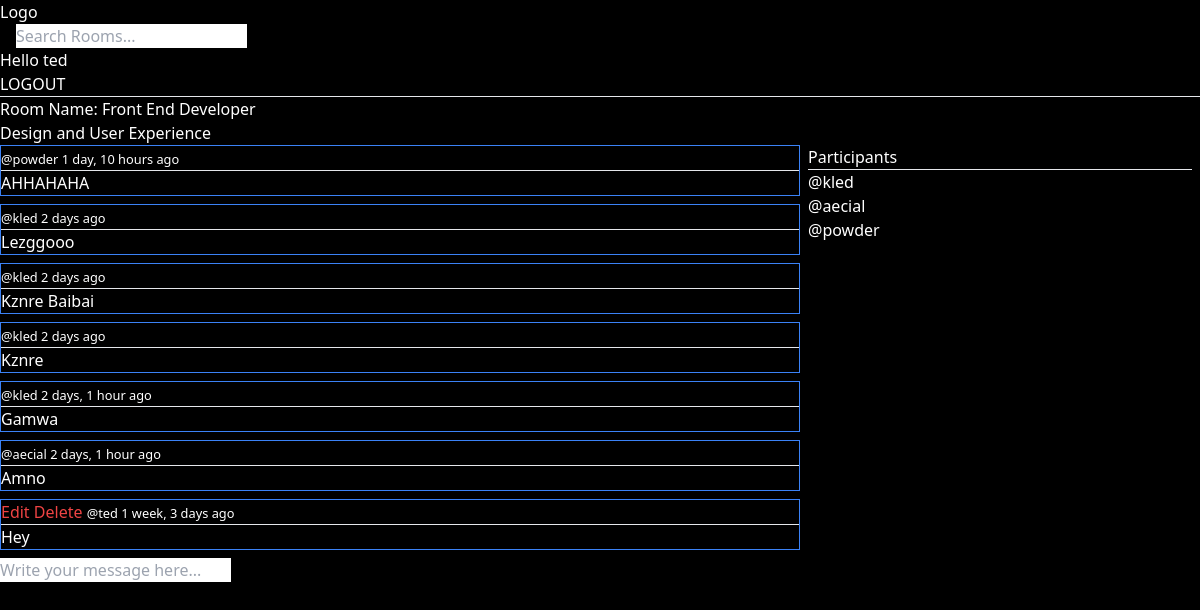
/room/2/ (signed in), run on the app's committed database.
### base/models.py (models this page shows, shortened)
class Room(models.Model):
    host = models.ForeignKey(User, on_delete=models.SET_NULL, null=True)
    topic = models.ForeignKey(Topic, on_delete=models.SET_NULL, null=True)
    name = models.CharField(max_length=200)
    description = models.TextField(null=True, blank=True)
    participants = models.ManyToManyField(User, related_name='participants', blank=True)
    updated = models.DateTimeField(auto_now=True)
    created = models.DateTimeField(auto_now_add=True)
    class Meta:
        ordering = ['-updated', '-created']
    def __str__(self):
        return self.name

class Message(models.Model):
    user = models.ForeignKey(User, on_delete=models.CASCADE)
    room = models.ForeignKey(Room, on_delete=models.CASCADE)
    body = models.TextField()
    updated = models.DateTimeField(auto_now=True)
    created = models.DateTimeField(auto_now_add=True)
    class Meta:
        ordering = ['-updated', '-created']

### base/views.py (the view, shortened to what this page needs)
# urls.py: path('room/<str:pk>/', views.room, name='room'),
def room(request, pk):
    room = Room.objects.get(id=pk)
    room_messages = room.message_set.all().order_by('-created')
    participants = room.participants.all()
    context = {'information': room, 'room_messages': room_messages, 'participants': participants}
    return render(request, 'base/room.html', context)

### base/templates/base/room.html (shortened to what this page needs)
{% extends 'main.html'%} {% block content %} {% if information%}
<h1>Room Name: {{information}}</h1>
{{information.description}} {% else %}
<h1>Room</h1>
{% endif %}
<div class="grid grid-cols-3">
  <div class="col-span-2">
    {% for room_message in room_messages %}
    <div class="border border-blue-500 mb-2">
      {% if request.user == room_message.user %}
      <a href="{% url 'update-message' room_message.id %}" class="text-red-500"
        >Edit</a
      >
      <a href="{% url 'delete-message' room_message.id %}" class="text-red-500"
        >Delete</a
      >
      {% endif %}
      <small
        >@{{room_message.user}} {{room_message.created|timesince}} ago</small
      >
      <hr />
      <p>{{room_message.body}}</p>
    </div>
    {% endfor %} {% if request.user.is_authenticated %}
    <div>
      <form action="" method="post">
        <input
          type="text"
          name="body"
          placeholder="Write your message here..."
          class="text-black"
        />
      </form>
    </div>
    {% endif %}
  </div>
  <div class="px-2">
    <h3>Participants</h3>
    <hr />
    {% for user in participants %}
    <p>@{{user.username}}</p>
    {%endfor%}
  </div>
</div>
{% endblock %}

### templates/navbar.html
<a href="/">
  <h1>Logo</h1>
</a>
<form action="" method="GET" action="{% url 'home' %}" class="text-black mx-4">
  <input type="text" name="q" id="q" placeholder="Search Rooms..." />
</form>
{% if request.user.is_authenticated %}
<p>Hello {{request.user}}</p>
<a href="{% url 'logout' %}">LOGOUT</a>
{% else %}
<a href="{% url 'login' %}">LOGIN</a>
{% endif %}
<hr />

### data on the page
Room: name "Front End Developer", description "Design and User Experience"
Message: user "powder", created "1 day, 10 hours", body "AHHAHAHA"
Message: user "kled", created "2 days", body "Lezggooo"
Message: user "kled", created "2 days", body "Kznre Baibai"
Message: user "kled", created "2 days", body "Kznre"
Message: user "kled", created "2 days, 1 hour", body "Gamwa"
Message: user "aecial", created "2 days, 1 hour", body "Amno"
Message: shows "Edit", user "ted", created "1 week, 3 days", body "Hey"

### other printed values
{{ request.user }} "ted"
{{ user.username }} "kled"
{{ user.username }} "aecial"
{{ user.username }} "powder"
